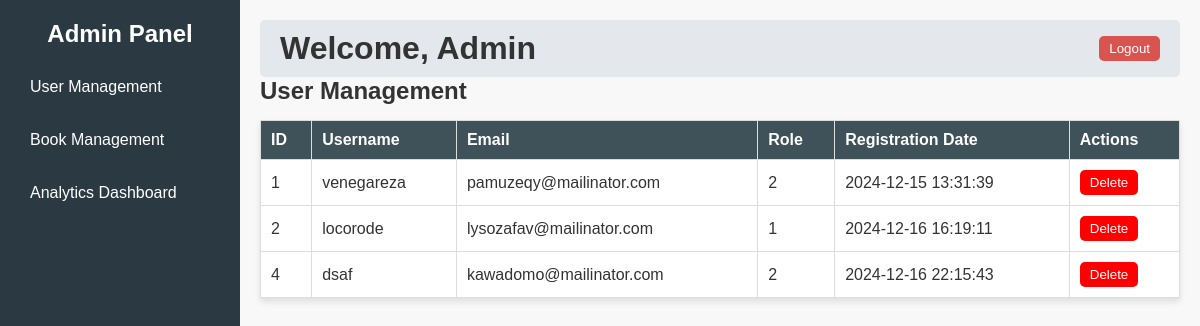
Screenshot of /admin.php (signed in) with the database file from the repository.
### tables this page shows
CREATE TABLE `users` (
  `user_id` int(11) NOT NULL,
  `username` varchar(50) NOT NULL,
  `email` varchar(100) NOT NULL,
  `password_hash` varchar(255) NOT NULL,
  `profile_picture` varchar(255) DEFAULT NULL,
  `registration_date` datetime NOT NULL DEFAULT current_timestamp(),
  `user_role` int(11) NOT NULL DEFAULT 2,
  `first_login_quiz_completed` tinyint(1) NOT NULL DEFAULT 0
);

### get_all_users_fxn.php (the view)
<?php
require_once(dirname(__FILE__) . "/../db/db_connection.php");
function get_all_users_fxn()
{
    global $conn;
    $users = [];
    $sql = "SELECT * FROM users";
    $result = $conn->query($sql);
    if ($result->num_rows > 0) {
        while ($row = $result->fetch_assoc()) {
            $users[] = $row;
        }
    }
    foreach ($users as $user) {
        echo '<tr>';
        echo '<td>' . $user['user_id'] . '</td>';
        echo '<td>' . htmlspecialchars($user['username']) . '</td>';
        echo '<td>' . $user['email'] . '</td>';
        echo '<td>' . htmlspecialchars($user['user_role']) . '</td>';
        echo '<td>' . htmlspecialchars($user['registration_date']) . '</td>';
        echo '<td>
        <button style="background: red;" id="deleteUserBtn" onclick="deleteUser(' . htmlspecialchars($user['user_id']) . ')">Delete</button>
        </td>';
        echo '</tr>';
    }
}

### admin.css (style rules this page uses)
* { margin: 0; padding: 0; box-sizing: border-box; }
body { font-family: Arial, sans-serif; display: flex; background-color: #f8f8f8; color: #333; }
table th, table td { padding: 10px; border: 1px solid #ddd; text-align: left; }
button { padding: 5px 10px; background-color: #5bc0de; color: white; border: none; border-radius: 5px; cursor: pointer; }

### rows the page displays
users: user_id "1", username "venegareza", email "pamuzeqy@mailinator.com", user_role "2", registration_date "2024-12-15 13:31:39"
users: user_id "2", username "locorode", email "lysozafav@mailinator.com", user_role "1", registration_date "2024-12-16 16:19:11"
users: user_id "4", username "dsaf", email "kawadomo@mailinator.com", user_role "2", registration_date "2024-12-16 22:15:43"
